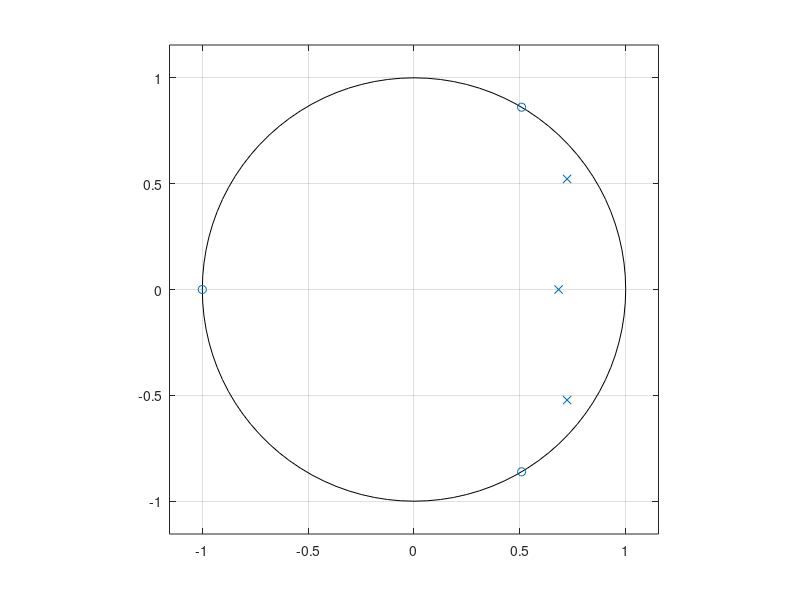
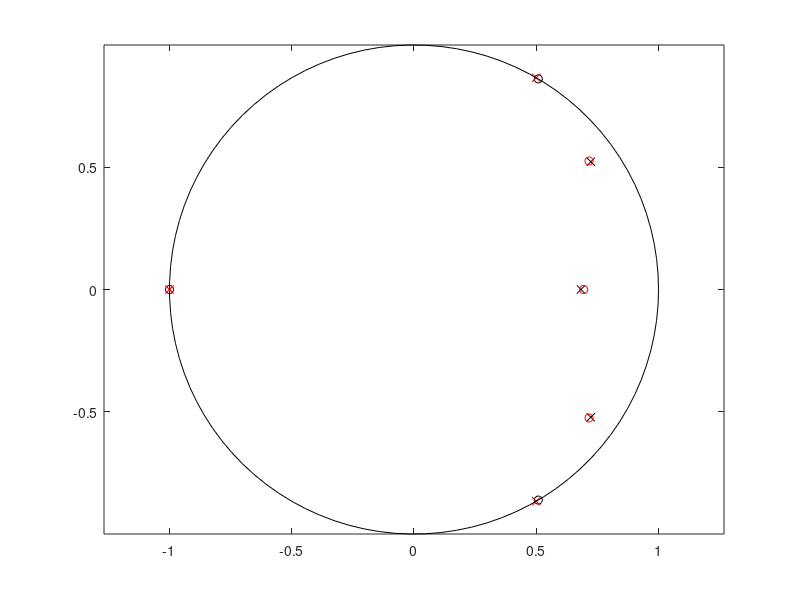
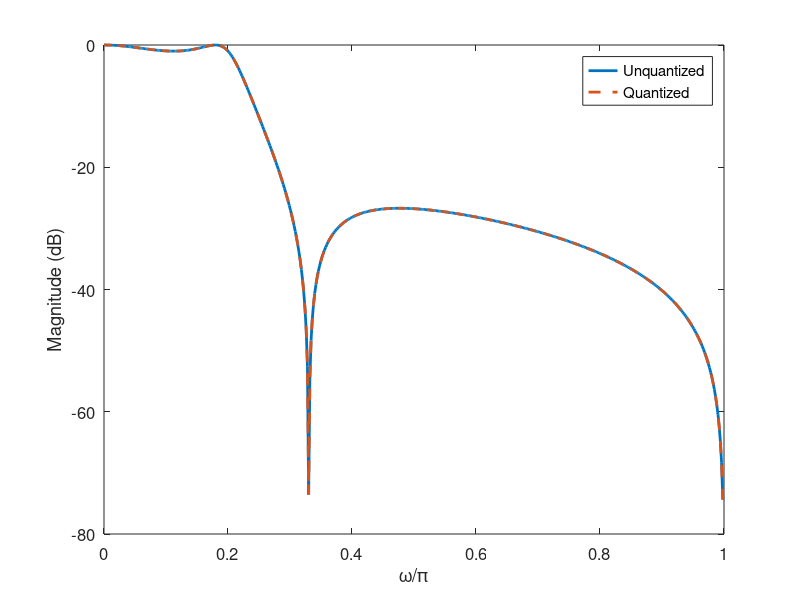

The MATLAB source for these figures, in order:
%% Homework 4, problem 6
clear, clc, close all

b = 0.05634*conv([1 1], [1 -1.0166 1]);
a = conv([1 -0.683], [1 -1.4461 0.7957]);

zplane(b, a)
saveas(gca, '../figs/hw04q6_zplane', 'epsc')

B = 6;

bh = 2^(-B)*round(2^B*a);
ah = 2^(-B)*round(2^B*b);

figure, hold on, box on
plot(roots(b),'ok'); plot(roots(a),'xk')
plot(roots(bh),'or'); plot(roots(ah),'xr')
w = linspace(0, 2*pi);
plot(cos(w), sin(w), 'k')
axis equal
saveas(gca, '../figs/hw04q6_zplane_quant', 'epsc')

[H, w] =freqz(b, a);
Hq =freqz(b, a, w);

figure, hold on, box on
plot(w/pi, 20*log10(abs(H)), 'LineWidth', 2)
plot(w/pi, 20*log10(abs(Hq)), '--', 'LineWidth', 2)
legend('Unquantized', 'Quantized')
xlabel('\omega/\pi', 'FontSize', 12)
ylabel('Magnitude (dB)', 'FontSize', 12)
set(gca, 'FontSize', 12)
saveas(gca, '../figs/hw04q6_mag', 'epsc')
